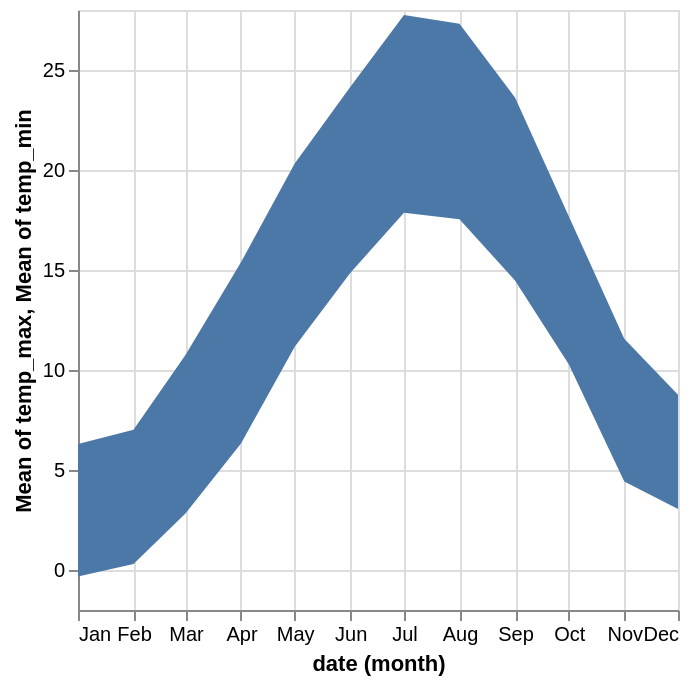

The notebook cell saved with this chart:
### Code cell
# Solution
alt.Chart(df).mark_area().encode(
    alt.X('month(date):T'),
    alt.Y('mean(temp_max):Q'),
    alt.Y2('mean(temp_min):Q')
)

### Figure 1 — Vega-Lite specification as saved in the notebook (floating-point values rounded to 4 significant figures; data arrays with more than 128 entries replaced by an {"elided": "..."} marker saying what was removed)
{"config": {"view": {"continuousWidth": 300, "continuousHeight": 300}}, "data": {"name": "data-0e4b4088054dec206bbee1cdbde321fc"}, "mark": {"type": "area"}, "encoding": {"x": {"field": "date", "timeUnit": "month", "type": "temporal"}, "y": {"aggregate": "mean", "field": "temp_max", "type": "quantitative"}, "y2": {"aggregate": "mean", "field": "temp_min"}}, "$schema": "https://vega.github.io/schema/vega-lite/v5.17.0.json", "datasets": {"data-0e4b4088054dec206bbee1cdbde321fc": {"elided": "2922 records"}}}
